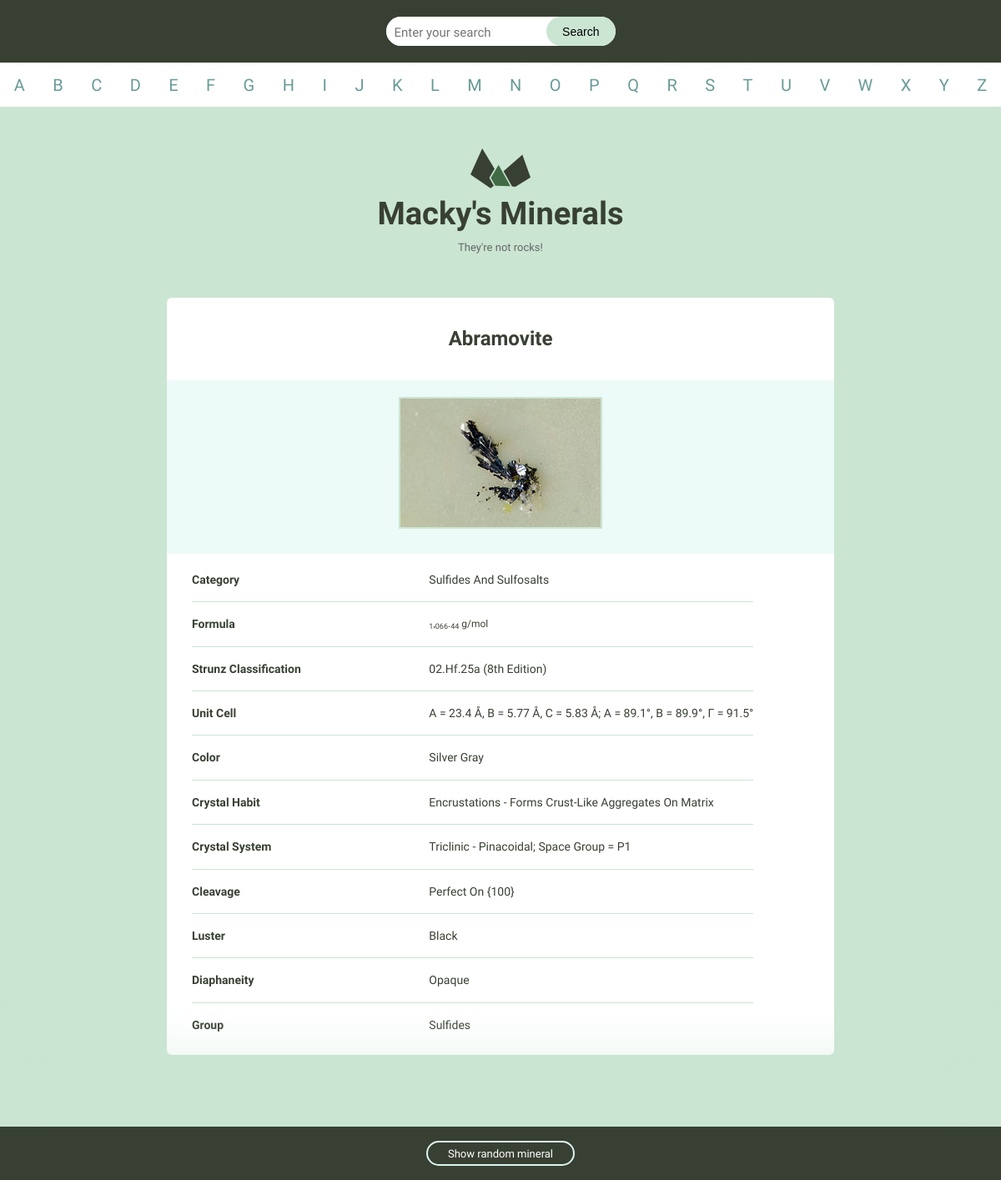
/minerals/abramovite, run on the app's committed database.
### minerals/models.py (models this page shows, shortened)
class Mineral(models.Model):
    name = models.TextField()
    slug = models.TextField()
    image_filename = models.TextField()
    image_caption = models.TextField()
    category = models.TextField()
    formula = models.TextField()
    strunz_classification = models.TextField()
    unit_cell = models.TextField()
    color = models.TextField()
    crystal_habit = models.TextField()
    mohs_scale_hardness = models.TextField()
    crystal_system = models.TextField()
    crystal_symmetry = models.TextField()
    cleavage = models.TextField()
    luster = models.TextField()
    streak = models.TextField()
    diaphaneity = models.TextField()
    optical_properties = models.TextField()
    refractive_index = models.TextField()
    specific_gravity = models.TextField()
    group = models.TextField()
    created_at = models.DateTimeField(auto_now_add=True)
    def __init__(self, *args, **kwargs):
        if 'slug' not in kwargs:
            kwargs['slug'] = slugify(kwargs.get('name', ''))
        super().__init__(*args, **kwargs)

### minerals/views.py (the view)
# urls.py: path('<slug:slug>', views.detail, name='detail'),
def detail(request, slug):
    mineral = Mineral.objects.get(slug=slug)
    return render(request, 'minerals/detail.html', {'mineral': mineral})

### minerals/templates/minerals/detail.html (shortened to what this page needs)
{%extends 'layout.html'%}
{% load static %}
{%block content%}
<h1 class="mineral__name">{{ mineral.name|title }}</h1>
<div class="mineral__image-bg">
    <img class="mineral__image" alt="{{ mineral.caption }}" src="/static/images/{{ mineral.image_filename }}">
    <p class="mineral__caption">{{ mineral.caption }}</p>
</div>
<div class="mineral__table-container">
    <table class="mineral__table">
        <tr>
            <td class="mineral__category">Category</td>
            <td>{{ mineral.category|title }}</td>
        </tr>
        {% if mineral.formula %}
        <tr>
            <td class="mineral__category">Formula</td>
            <td class="mineral__formula">{{ mineral.formula|safe }}</td>
        </tr>
        {% endif %}
        {% if mineral.strunz_classification %}
        <tr>
            <td class="mineral__category">Strunz Classification</td>
            <td>{{mineral.strunz_classification|title}}</td>
        </tr>
        {% endif %}
        {% if mineral.unit_cell %}
        <tr>
            <td class="mineral__category">Unit Cell</td>
            <td>{{mineral.unit_cell|title}}</td>
        </tr>
        {% endif %}
        {% if mineral.color %}
        <tr>
            <td class="mineral__category">Color</td>
            <td>{{mineral.color|title}}</td>
        </tr>
        {% endif %}
        {% if mineral.crystal_habit %}
        <tr>
            <td class="mineral__category">Crystal Habit</td>
            <td>{{mineral.crystal_habit|title}}</td>
        </tr>
        {% endif %}
        {% if mineral.crystal_system %}
        <tr>
            <td class="mineral__category">Crystal System</td>
            <td>{{mineral.crystal_system|title}}</td>
        </tr>
        {% endif %}
        {% if mineral.cleavage %}
        <tr>
            <td class="mineral__category">Cleavage</td>
            <td>{{mineral.cleavage|title}}</td>
        </tr>
        {% endif %}
        {% if mineral.luster %}
        <tr>
            <td class="mineral__category">Luster</td>
            <td>{{mineral.luster|title}}</td>
        </tr>
        {% endif %}
        {% if mineral.diaphaneity %}
        <tr>
            <td class="mineral__category">Diaphaneity</td>
            <td>{{mineral.diaphaneity|title}}</td>
        </tr>
        {% endif %}
        {% if mineral.group %}
        <tr>
            <td class="mineral__category">Group</td>
            <td>{{mineral.group|title}}</td>
        </tr>
        {% endif %}
    </table>
</div>
{%endblock%}

### assets/css/global.css (style rules this page uses)
html { font-family: sans-serif; -ms-text-size-adjust: 100%; -webkit-text-size-adjust: 100%; }
body { margin: 0; }
h1 { font-size: 2em; margin: 0.67em 0; }
sub { font-size: 75%; line-height: 0; position: relative; vertical-align: baseline; bottom: -0.25em; }
img { border: 0; }
table { border-collapse: collapse; border-spacing: 0; }
td, th { padding: 0; }
html { font-size: 62.5%; }
body { background-color: #CAE5D2; font-size: 1.5em; line-height: 1.6; font-weight: 400; font-family: "Cousine"; color: #666; }
h1, h2, h3, h4, h5, h6 { margin-top: 0; margin-bottom: 2rem; font-weight: bold; font-family: "Work Sans", sans-serif; color: #384033; }
h1 { font-size: 3.8rem; }
@media (min-width: 550px) { h1 { font-size: 3.8rem; } }
p { margin-top: 0; font-size: 1.6rem; }
th, td { padding: 15px; text-align: left; border-bottom: 1px solid #e1e1e1; }
th:first-child, td:first-child { padding-left: 0; }
th:last-child, td:last-child { padding-right: 0; }
table, p, ul { margin-bottom: 2.5rem; }
.mineral__name { display: block; width: 100%; margin: 0; font-size: 24px; padding: 30px 0 30px 0; }
.mineral__image { display: block; margin: 0 auto; border: solid 2px #CAE5D2; }
.mineral__image-bg { background-color: #ecfaf8; padding: 20px 0; }
.mineral__caption { font-size: 12px; font-style: italic; padding: 10px 0 0 0; margin: 0; }
.mineral__table { font-size: 14px; color: #384033; }
.mineral__table td { border-color: #CAE5D2; }
.mineral__table tr:last-of-type td { border-bottom: none; padding-bottom: 0; }
.mineral__table-container { padding: 5px 30px 0; }
.mineral__category { font-weight: bold; width: 40%; }
.mineral__formula { font-size: 12px; }

### data on the page
Mineral: name "Abramovite", image_filename (picture), category "Sulfides And Sulfosalts", formula "1 , 066 . 44 g/mol", strunz_classification "02.Hf.25a (8th Edition)", unit_cell "A = 23.4 Å, B = 5.77 Å, C = 5.83 Å; Α = 89.1°, Β = 89.9°, Γ = 91.5°", color "Silver Gray", crystal_habit "Encrustations - Forms Crust-Like Aggregates On Matrix", crystal_system "Triclinic - Pinacoidal; Space Group = P1", cleavage "Perfect On {100}", luster "Black", diaphaneity "Opaque", group "Sulfides"

### other printed values
{{ letter|upper }} "A" "B" "C" "D" "E" "F" "G" "H" "I" "J" "K" "L" "M" "N" "O" "P" "Q" "R" "S" "T" "U" "V" "W" "X" "Y" "Z"
